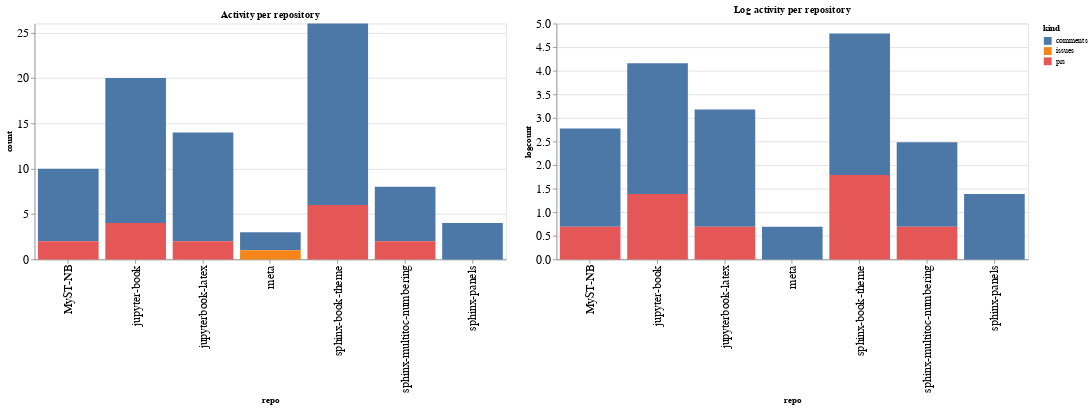

Notebook source saved alongside this figure:
### Code cell
ch1 = alt.Chart(repo_summaries, width=600, title="Activity per repository").mark_bar().encode(
    x='repo',
    y='count',
    color='kind',
    tooltip="kind"
)

ch2 = alt.Chart(repo_summaries, width=600, title="Log activity per repository").mark_bar().encode(
    x='repo',
    y='logcount',
    color='kind',
    tooltip="kind"
)

ch1 | ch2

### Figure 1 — Vega-Lite specification as saved in the notebook (floating-point values rounded to 4 significant figures)
{"config": {"axisLeft": {"labelFontSize": 15}, "axisBottom": {"labelFontSize": 15}}, "hconcat": [{"mark": "bar", "encoding": {"color": {"type": "nominal", "field": "kind"}, "tooltip": {"type": "nominal", "field": "kind"}, "x": {"type": "nominal", "field": "repo"}, "y": {"type": "quantitative", "field": "count"}}, "title": "Activity per repository", "width": 600}, {"mark": "bar", "encoding": {"color": {"type": "nominal", "field": "kind"}, "tooltip": {"type": "nominal", "field": "kind"}, "x": {"type": "nominal", "field": "repo"}, "y": {"type": "quantitative", "field": "logcount"}}, "title": "Log activity per repository", "width": 600}], "data": {"name": "data-f9834417e698bdd885b29830f8a7ca9d"}, "$schema": "https://vega.github.io/schema/vega-lite/v4.8.1.json", "datasets": {"data-f9834417e698bdd885b29830f8a7ca9d": [{"repo": "MyST-NB", "kind": "comments", "count": 8, "logcount": 2.079}, {"repo": "MyST-NB", "kind": "prs", "count": 2, "logcount": 0.6931}, {"repo": "jupyter-book", "kind": "comments", "count": 16, "logcount": 2.773}, {"repo": "jupyter-book", "kind": "prs", "count": 4, "logcount": 1.386}, {"repo": "jupyterbook-latex", "kind": "comments", "count": 12, "logcount": 2.485}, {"repo": "jupyterbook-latex", "kind": "prs", "count": 2, "logcount": 0.6931}, {"repo": "meta", "kind": "comments", "count": 2, "logcount": 0.6931}, {"repo": "meta", "kind": "issues", "count": 1, "logcount": 0.0}, {"repo": "sphinx-book-theme", "kind": "comments", "count": 20, "logcount": 2.996}, {"repo": "sphinx-book-theme", "kind": "prs", "count": 6, "logcount": 1.792}, {"repo": "sphinx-multitoc-numbering", "kind": "comments", "count": 6, "logcount": 1.792}, {"repo": "sphinx-multitoc-numbering", "kind": "prs", "count": 2, "logcount": 0.6931}, {"repo": "sphinx-panels", "kind": "comments", "count": 4, "logcount": 1.386}]}}
